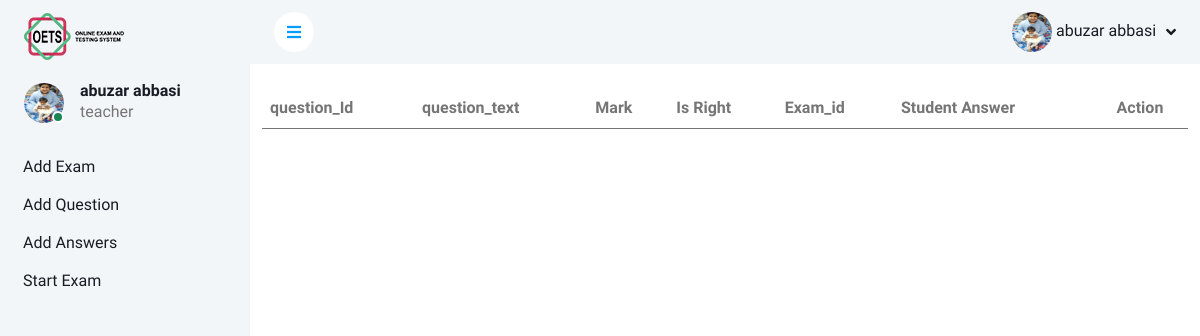
The page /Teacher/show_long_answers.php (signed in) on the database as committed earlier.
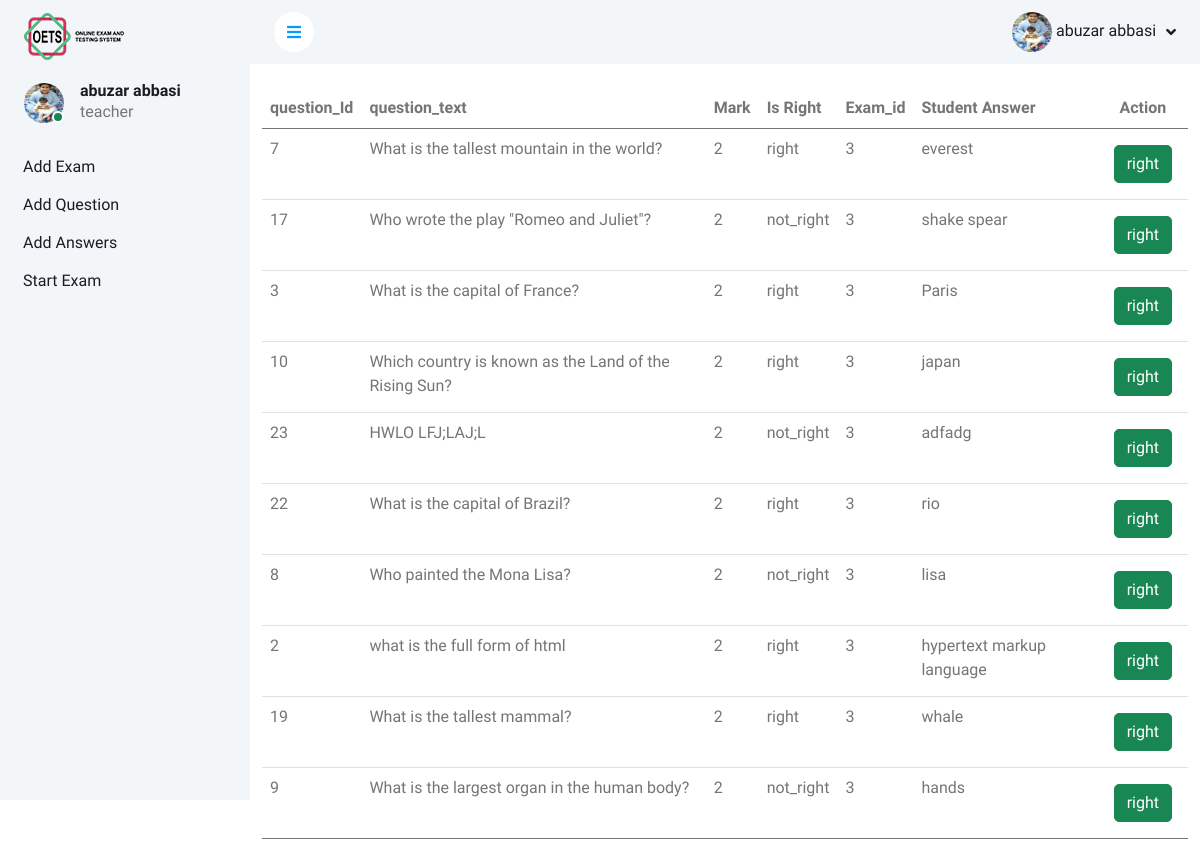
The same page on the database as committed later.
### tables this page shows
CREATE TABLE `questions` (
  `question_id` int(11) NOT NULL,
  `exam_id` int(11) DEFAULT NULL,
  `question_text` text DEFAULT NULL,
  `is_right` enum('right','not_right') NOT NULL DEFAULT 'not_right',
  `question_mark` int(11) NOT NULL,
  `is_completed` enum('completed','not_completed') DEFAULT 'not_completed',
  `question_type` enum('long_answer') NOT NULL DEFAULT 'long_answer'
);

CREATE TABLE `exams` (
  `exam_id` int(11) NOT NULL,
  `exam_type` enum('class_test','entry_test','internal_exam','external_exam') NOT NULL,
  `exam_duration_minutes` int(11) DEFAULT NULL,
  `start_datetime` date NOT NULL DEFAULT curdate(),
  `exam_status` enum('active','inactive') DEFAULT 'inactive',
  `semester_id` int(11) NOT NULL,
  `subject_id` int(11) NOT NULL,
  `teacher_id` int(11) NOT NULL
);

### Teacher/show_long_answers.php (the view, shortened to what this page needs)
<?php
if ($_SESSION['role_id'] == 1) {
    header("location:../Student/student.php");
} elseif ($_SESSION['role_id'] == 4) {
    header("location:../Admin/admin.php");
} elseif ($_SESSION['role_id'] == 3) {
?>
    <!DOCTYPE html>
    <html lang="en">
    <head>
        <link href="https://cdnjs.cloudflare.com/ajax/libs/font-awesome/5.10.0/css/all.min.css" rel="stylesheet">
        <link href="https://cdn.jsdelivr.net/npm/bootstrap-icons@1.4.1/font/bootstrap-icons.css" rel="stylesheet">
        <link href="../lib/owlcarousel/assets/owl.carousel.min.css" rel="stylesheet">
        <link href="../lib/tempusdominus/css/tempusdominus-bootstrap-4.min.css" rel="stylesheet" />
        <link href="../css/bootstrap.min.css" rel="stylesheet">
        <link href="../css/style.css" rel="stylesheet">
    </head>
    <body>
        <div class="container-xxl position-relative bg-white d-flex p-0">
            <?php
            include "../includes/sidebar.php";
            ?>
            <div class="content">
                <?php
                include "../includes/navbar.php";
                ?>
                <div class="container-fluid pt-4 px-4">
                    <div class="row g-4">
                <?php
                $getExam_id = "SELECT exams.exam_id FROM fill_in_the_blanks INNER JOIN exams ON fill_in_the_blanks.exam_id = exams.exam_id";
                $exam_id_query = mysqli_query($conn, $getExam_id);
                $get_exam_id_as = mysqli_fetch_array($exam_id_query);
                $GET_ID_OF_EXAM =  $get_exam_id_as['exam_id'];
                $sql = "SELECT DISTINCT questions.*,exams.exam_id ,answers.answer_text,answers.question_type
                FROM questions
                INNER JOIN answers ON answers.question_id = questions.question_id
                INNER JOIN exams ON exams.exam_id = questions.exam_id
                AND exams.exam_id = '$GET_ID_OF_EXAM'
                AND answers.question_type = 'long_answer'
                ";
                $query = mysqli_query($conn,$sql);
                ?>
<table class="table">
                            <thead>
                                <tr>
                                    <th scope="col">question_Id</th>
                                    <th scope="col">question_text</th>
                                    <th scope="col">Mark</th>
                                    <th scope="col">Is Right</th>
                                    <th scope="col">Exam_id</th>
                                    <th scope="col">Student Answer</th>
                                    <th scope="col" class="text-center">Action</th>
                                </tr>
                            </thead>
                            <tbody>
                            <?php
                while($row = mysqli_fetch_array($query)){
                   ?>
                                <tr>
                                        <td><?php echo $row['question_id']; ?></td>
                                        <td><?php echo $row['question_text']; ?></td>
                                        <td><?php echo $row['question_mark']; ?></td>
                                        <td><?php echo $row['is_right']; ?></td>
                                        <td><?php echo $row['exam_id']; ?></td>
                                        <td><?php echo $row['answer_text'];?></td>
                                        <td>
                                            <a href="./update_long_answer.php?id=<?php echo $row['question_id']; ?>"><button class="btn btn-success m-2">right</button></a>
                                        </td>
                                        </tr>
                                        <?php
                }
                ?>
                            </tbody>
                    </div>
                </div>
            </div>
        </div>
    </body>
    </html>
<?php
} else {
    header("location:../index.php");
}
?>

Rows that differ between the two databases and show on the page:
now on this page (row edited): questions: question_id "7", question_text "What is the tallest mountain in the world?", question_mark "2", is_right "right", exam.exam_id "3", answer_text "everest"
now on this page (row edited): questions: question_id "17", question_text "Who wrote the play \"Romeo and Juliet\"?", question_mark "2", is_right "not_right", exam.exam_id "3", answer_text "shake spear"
now on this page (row edited): questions: question_id "3", question_text "What is the capital of France?", question_mark "2", is_right "right", exam.exam_id "3", answer_text "Paris"
now on this page (row edited): questions: question_id "10", question_text "Which country is known as the Land of the Rising Sun?", question_mark "2", is_right "right", exam.exam_id "3", answer_text "japan"
now on this page (row edited): questions: question_id "23", question_text "HWLO LFJ;LAJ;L", question_mark "2", is_right "not_right", exam.exam_id "3", answer_text "adfadg"
now on this page (row edited): questions: question_id "22", question_text "What is the capital of Brazil?", question_mark "2", is_right "right", exam.exam_id "3", answer_text "rio"
now on this page (row edited): questions: question_id "8", question_text "Who painted the Mona Lisa?", question_mark "2", is_right "not_right", exam.exam_id "3", answer_text "lisa"
now on this page (row edited): questions: question_id "2", question_text "what is the full form of html", question_mark "2", is_right "right", exam.exam_id "3", answer_text "hypertext markup language"
now on this page (row edited): questions: question_id "19", question_text "What is the tallest mammal?", question_mark "2", is_right "right", exam.exam_id "3", answer_text "whale"
now on this page (row edited): questions: question_id "9", question_text "What is the largest organ in the human body?", question_mark "2", is_right "not_right", exam.exam_id "3", answer_text "hands"
